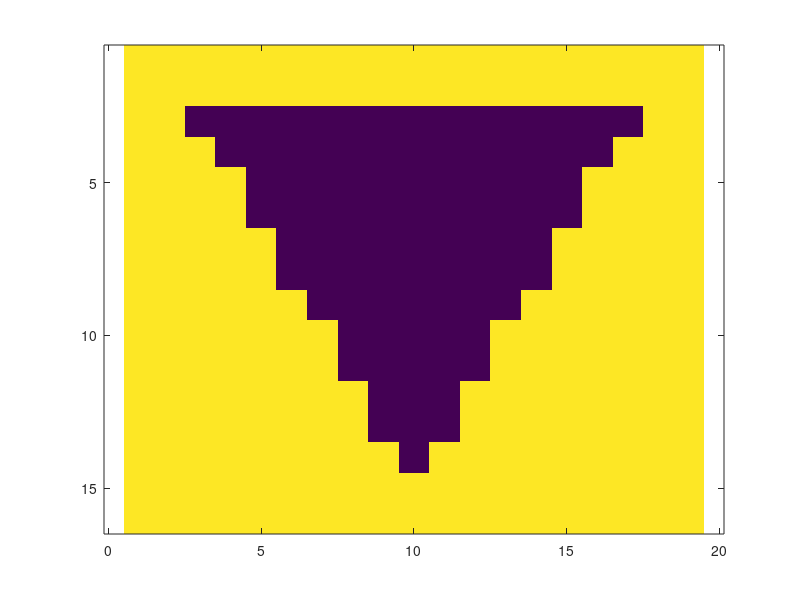

MATLAB code for this plot: (Note: this script raises an error after producing the figure.)
% =========================================================================
% Rigorous Coupled Wave Analysis
% =========================================================================
% Author: Ziwei Zhu
% Reference: http://emlab.utep.edu/ee5390cem.htm
% =========================================================================

% define materials
mu_ref = 1.0;
eps_ref = 2.0;
mu_r = 1.0;
eps_r = 6.0;
mu_trn = 1.0;
eps_trn = 9.0;

% define geometries

% simulation region
Cx = 0.0; % cm
Cy = 0.0; % cm
Lx = 1.75; % cm
Ly = 1.50; % cm

% thickness
d1 = 0.50; % cm
d2 = 0.30; % cm

% hole size of layer 1
w = 0.8 * Lx;


% physics of the field
lambda0 = 2.0; % cm

% grid parameters
Ny = 16;
Nx = ceil((Lx / Ly) * Ny);
dx = Lx / Nx;
dy = Ly / Ny;

% build the geometry of the device
ER = ones(Nx, Ny, 2);
UR = ones(Nx, Ny, 2);

% build device for layer 1
for i  = 1 : Nx
    for j = 1 : Ny
        x = Cx - 0.5 * Lx + (i - 0.5) * dx;
        y = Cy - 0.5 * Ly + (j - 0.5) * dy;
        
        if (y <= sqrt(3) * x + sqrt(3) / 4 * w && ...
            y <= -sqrt(3) * x + sqrt(3) / 4 * w && ...
            y >= -sqrt(3) / 4 * w)
            ER(i, j, 1) = eps_ref;
            UR(i, j, 1) = mu_ref;
        else
            ER(i, j, 1) = eps_r;
            UR(i, j, 1) = mu_r;
        end
    end
end

imagesc(ER(:, :, 1)');
axis equal tight;

% build device for layer 2
ER(:, :, 2) = eps_r;
UR(:, :, 2) = mu_r;

% calculate the corresponding convolution matrix;

% number of harmonics
P = ceil(7 * Lx / lambda0);
Q = ceil(7 * Ly / lambda0);

ERC = zeros(P*Q, P*Q, 2);
URC = zeros(P*Q, P*Q, 2);

ERC(:, :, 1) = convmat(ER(:, :, 1), P, Q);
ERC(:, :, 2) = convmat(ER(:, :, 2), P, Q);

URC(:, :, 1) = convmat(UR(:, :, 1), P, Q);
URC(:, :, 2) = convmat(UR(:, :, 2), P, Q);


%%%%%%%%%%%%%%%%%%%%%%%%%%%%%%%%%%%%%%%%%%%%%%%%%%%%%%%%%%%%%%%%%%%%%%%%%%
% Main RCWA routines
%%%%%%%%%%%%%%%%%%%%%%%%%%%%%%%%%%%%%%%%%%%%%%%%%%%%%%%%%%%%%%%%%%%%%%%%%%







